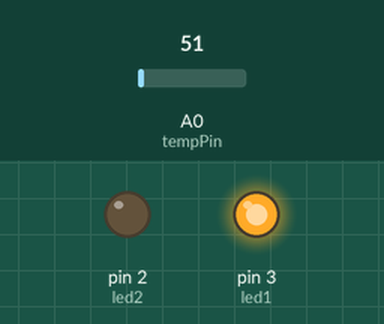
A sketch run on a simulated Arduino Uno, built with avr-gcc and run on an emulated ATmega328P. Parts: output pins drawn as LEDs (lit = HIGH). Inputs (shaded band) come from the test bench; at power-on: A0 (tempPin) = 51. What the sketch prints to the serial monitor is not drawn.

Above: at 0.1 s.
Timing chart, 0 to 1.6 s (numbered marks = the images above):
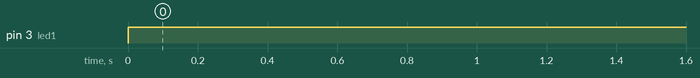

The sketch:

temp_sensor_with_led.ino
```cpp
// define the pins
const int tempPin = A0; // analog pin for temperature sensor
const int buzzerPin = 7;// digital pin for buzzer

int led1 = 3;
int led2 = 2;

// temperatute threshold in degree celsius
const float tempThreshold = 5.0;

void setup()
{
Serial.begin(9600);

pinMode(buzzerPin, OUTPUT);
pinMode(led1, OUTPUT);
pinMode(led2, OUTPUT);

// ensure the buzzerpin is off initially
digitalWrite(buzzerPin, LOW);
digitalWrite(led2,LOW);
digitalWrite(led1,LOW);
}

void loop()
{
  int sensorValue = analogRead(tempPin);
  float temp = sensorValue * ( 3.0 / 1023.0 ) * 10  ;


  Serial.print("Temperature: "); // Prints string "Distance" on the Serial monitor
  Serial.print(temp); // Prints the distance value from the sensor
  Serial.println("C");

  if ( temp > tempThreshold )
  {
    tone(buzzerPin, 1000);
    digitalWrite(led1,LOW);

    digitalWrite(led2,HIGH);

  }
  else
  {
    noTone(buzzerPin);
    digitalWrite(led2,LOW);

    digitalWrite(led1,HIGH);

  }
  delay(1000);
}
```

Measured:
- by itself, pin 3 (led1): LOW → HIGH at 0.00 s
